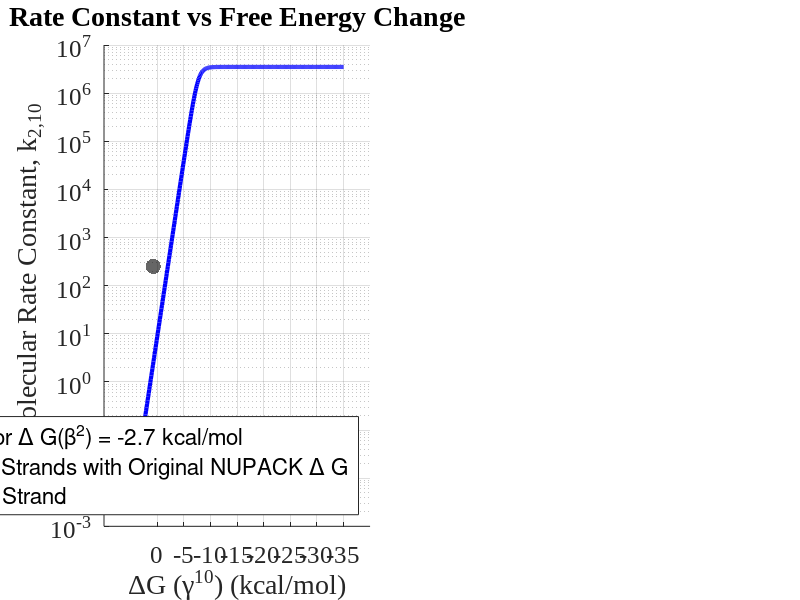

The MATLAB script that drew this image: (Note: this script raises an error after producing the figure.)
% Clear workspace
clc
clear all
close all
format long
 
%% Constants
b = 15;                  % Total branch migration length
m = 2;                   % Incumbent toehold length
k_b = (b/(b-m))^2;        % Branch migration rate constant (s^-1)
R = 1.987e-3;            % Gas constant in kcal/(mol·K)
T = 298.15;               % Temperature in Kelvin
k_f = 3.5e6;              % kf1=kf2=kf (/M/s)
G_beta = -2.7;           % Incumbent toehold binding energy from Table 2 (kcal/mol)
offset = -10;
offset2 = -5;
 
% delta_g range
G = -35:0.1:5;
 
% k_rbeta: k_r for incumbent toehold (from equation 1)
k_rbeta = k_f*(2/(b-m))*exp(G_beta/(R*T));
 
% List of delta_G values (free energy changes, kcal/mol)
delta_G = [-13.01, -12.56, -7.68, -9.36, -9.54, -9, -8.69, -5.53, -5.19, -5.96, -2.3, -7.83, -1.11, -4.79, -1.15, 0.76, -2.64];
%delta_G_table = readtable("sGi_sX1_sOi_analysis_results.csv", Range = '2K:8441K');
%delta_G_col = table2array(delta_G_table);
%delta_G = delta_G_col.';

% List of number of mismatches for each delta_G value
%no_mism_table = readtable("sGi_sX1_sOi_analysis_results.csv", Range = '2C:8441C');
%no_mism_col = table2array(no_mism_table);
%no_mism = no_mism_col.';

%% Calculating rate constant for delta_g range of -25 kcal/mol to 0 kcal/mol
 
% k_rg: k_r for invader toehold (from equation 1)
k_rgamma = k_f*(2/(b-m))*exp(G./(R*T));
% k: Final rate constant (from equation 2)
k = (k_rbeta*k_f*k_b)./(k_rgamma.*k_rbeta + k_rgamma.*k_b + k_rbeta.*k_b);
 
%% Calculating rate constant for delta_g of mismatches
 
% k_rg: k_r for invader toehold (from equation 1)
k_rgamma_mism = k_f*(2/(b-m))*exp(delta_G./(R*T));
k_rgamma_mism2 = k_f*(2/(b-m))*exp((delta_G + offset)./(R*T));
k_rgamma_mism3 = k_f*(2/(b-m))*exp((delta_G + offset2)./(R*T));
% k: Final rate constant (from equation 2)
k_mism = (k_rbeta*k_f*k_b)./(k_rgamma_mism.*k_rbeta + k_rgamma_mism.*k_b + k_rbeta.*k_b);
k_mism2 = (k_rbeta*k_f*k_b)./(k_rgamma_mism2.*k_rbeta + k_rgamma_mism2.*k_b + k_rbeta.*k_b);
k_mism3 = (k_rbeta*k_f*k_b)./(k_rgamma_mism3.*k_rbeta + k_rgamma_mism3.*k_b + k_rbeta.*k_b);
 
%% Figure 1
f = figure();
set(f, 'position', [50 0 1700 1600], 'color', 'w');
hold on; box on;

subplot(1, 2, 1)
hold on
% Plot Equation 2 for a incumbent toehold length of 2
p1 = plot(G, k, 'b-', 'LineWidth', 3, 'MarkerSize', 6 ,'DisplayName','Model for \Delta G(\beta^2) = -2.7 kcal/mol');
% Plot rate constant for delta_g before mismatches
p2 = scatter(delta_G, k_mism, 120,'k','filled','MarkerFaceAlpha', 0.6, 'DisplayName','Sample Strands with Original NUPACK \Delta G');
%p3 = plot(delta_G + offset, k_mism2, 'ro', 'LineWidth', 1.5, 'MarkerSize', 6, 'DisplayName','Sample Strands with -10 Offset \Delta G');
%p4 = plot(delta_G + offset2, k_mism3, 'go', 'LineWidth', 1.5, 'MarkerSize', 6, 'DisplayName','Sample Strands with - 5 Offset \Delta G');
p5 = scatter([-13.22], [k_mism(1)],120,'c','filled','MarkerFaceAlpha', 0.6, 'DisplayName','Original Strand');

% Plot rate constant for delta_g before mismatches
%p6 = plot([-13.22], [k_mism(1)], 'co', 'LineWidth', 1.5, 'MarkerSize', 6, 'DisplayName','Original Strand');

% Format axes

title('Rate Constant vs Free Energy Change');
xlabel('\DeltaG (\gamma^{10}) (kcal/mol)');
ylabel('Bimolecular Rate Constant, k_{2,10}');
lgd = legend([p1,p2,p5], 'Location', 'southeast');
set(gca, 'YScale', 'log')
set(gca,'xDir','reverse')
xticks(-35:5:0)
set(gca, 'FontSize', 18)
set(gca, 'FontName', 'Times New Roman')
grid on
fontsize(lgd, 18, "points")


subplot(1, 2, 2)
hold on
% Plot Equation 2 for a incumbent toehold length of 2
p1b = plot(G, k, 'b-', 'LineWidth', 3, 'MarkerSize', 6,'DisplayName','Model for \Delta G(\beta^2) = -2.7 kcal/mol');
p2b = scatter(delta_G + offset, k_mism2, 120,'r','filled','MarkerFaceAlpha', 0.6, 'DisplayName','Sample Strands with -10 Offset \Delta G');
p5b = scatter([-23.22], [k_mism2(1)], 120,'c', 'filled', 'MarkerFaceAlpha', 0.6, 'DisplayName','Original Strand');

title('Rate Constant vs Free Energy Change with a \Delta G Offset');
xlabel('\DeltaG (\gamma^{10}) (kcal/mol)');
ylabel('Bimolecular Rate Constant, k_{2,10}');
lgd2 = legend([p1b,p2b,p5b], 'Location', 'southeast');
set(gca, 'YScale', 'log')
set(gca,'xDir','reverse')
xticks(-35:5:0)
set(gca, 'FontSize', 18)
set(gca, 'FontName', 'Times New Roman')
grid on
fontsize(lgd2, 18, "points")


%disp(k_mism)